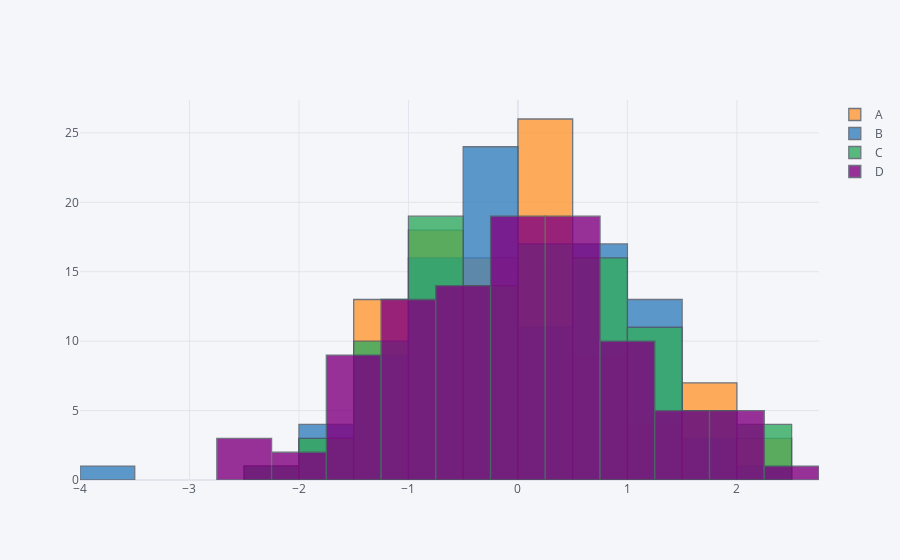

The code cell stored with this chart in its notebook:
### Code cell
df.iplot(kind='hist', bins=20)
